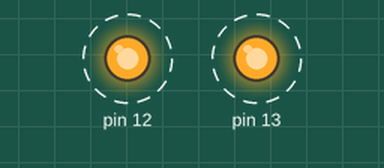
This sketch was run on a simulated Arduino Uno, built with avr-gcc and run on an emulated ATmega328P. Parts: output pins drawn as LEDs (lit = HIGH). Dashed ring = blinking.

Above: at 0.2 s.
Timing chart, 0 to 3.0 s (numbered marks = the images above):
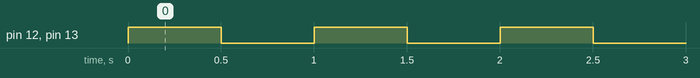

The sketch:

job06_synch.ino
```cpp
// Flash 2 LEDs synchronously
//

void setup()
{
  pinMode(13, OUTPUT);
  pinMode(12, OUTPUT);
}

void loop()
{
  digitalWrite(12, HIGH);
  digitalWrite(13, HIGH);
  delay(500); // Wait for 500 millisecond(s)
  digitalWrite(12, LOW);
  digitalWrite(13, LOW);
  delay(500); // Wait for 500 millisecond(s)
}
```

Measured:
- by itself, pin 12, pin 13: alternates HIGH for 0.50 s and LOW for 0.50 s
